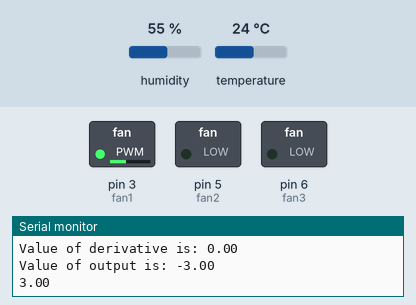
Bench run of a sketch on a simulated Arduino Uno, built with avr-gcc and run on an emulated ATmega328P. Parts: switched loads named in the sketch (green lamp = pin HIGH), the last lines printed to the serial monitor. The test bench sets the inputs (shaded band); at power-on: temperature 24 °C, humidity 55 %.

Above: at 6.9 s.
7.0 s: temperature set to 28 °C
At 12.8 s:
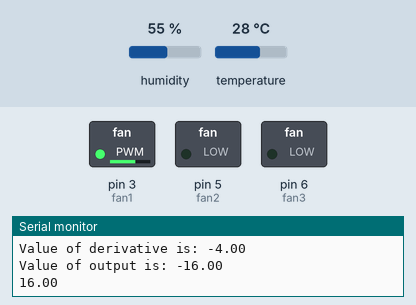
18.9 s: temperature set to 12 °C
At 23.6 s:
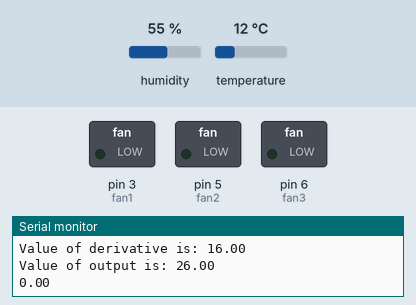
25.7 s: temperature set to 18.3 °C
32.5 s: temperature set to 19.7 °C
39.3 s: temperature set to 21.3 °C
46.1 s: temperature set to 22.3 °C
Timing chart, 0 to 49.1 s (numbered marks = the images above; inputs shaded):
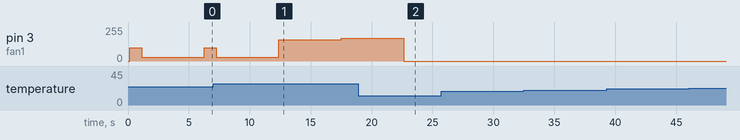

The sketch:

PID_Test.ino
```cpp
#include <SparkFun_Si7021_Breakout_Library.h>
#include <Wire.h>
//#include <PID_v1.h>


//PID Controller Variables
/*float Kp = 1;
float Ki = 10;
float Kd = 1;*/

float kp = 1;
float ki = 1;
float kd = 1;

unsigned long timeVal = 5000;
float target_position = 23;

/*double Setpoint, Input, Output;
PID myPID(&Input, &Output, &Setpoint, Kp, Ki, Kd, DIRECT);
const int sampleRate = 10;
const long serialPing =500;
unsigned long now = 0;
unsigned long lastMessage = 0;*/


float humidity = 0;
float tempC = 0;

int fan1 = 3;   //Exhaust Fan
int fan2 = 5;   //Stimulation Fan
int fan3 = 6;   //Input Fan

Weather sensor;

//Function prototypes
//void tempVal();
void PID_init();
void PID_Control();


//Custom PID Code Variables
float current_position = 0;
float error = 0;
float integral = 0;
float derivative = 0;
float pwm_out = 0;

float last_error = 0;
int x = 0;

void PID_Loop();


void setup() {

  Serial.begin(9600); //Serial port begin at 9600 baud

  //Pin mode setup//

  pinMode(fan1, OUTPUT);
  pinMode(fan2, OUTPUT);
  pinMode(fan3, OUTPUT);

  //Begin Silabs sensor
  sensor.begin();
  //PID_init();
}

void loop() {

  //tempVal();      //Get current temp value

  //fanControlLoop();

  //entry++;
  //printText();

  //PID_Control();
  PID_Loop();

  delay(timeVal); //Sampling delay
}

/*void tempVal(){
  humidity = sensor.getRH();  //Triggers reading temperature and humidity
  tempC = sensor.getTemp();   //Reading temperature value from last humidity reading
}*/


/*void PID_init()
{
  Input = sensor.getTemp();
  Setpoint = 17.5;

  myPID.SetMode(AUTOMATIC);
  myPID.SetSampleTime(sampleRate);

    Serial.println("Begin");

    lastMessage = millis();
}

void PID_Control()
{
  Input = sensor.getTemp();
  myPID.Compute();

  analogWrite(fan1, Output);

  now = millis();

  if(now - lastMessage > serialPing){
    Serial.print("Setpoint = ");
    Serial.print(Setpoint);
    Serial.print(" Input = ");
    Serial.print(Input);
    Serial.print(" Output = ");
    Serial.print(Output);
    Serial.print("\n");

    if(Serial.available() > 0){
      for(int x = 0; x < 4; x++){
        switch(x){
          case 0:
            Kp = Serial.parseFloat();
            break;
          case 1:
            Ki = Serial.parseFloat();
            break;
          case 2:
            Kd = Serial.parseFloat();
            break;
          case 3:
            for (int y = Serial.available(); y == 0; y--){
                Serial.read();
            }
            break;
        }
      }
      Serial.print(" Kp,Ki,Kd =");
      Serial.print(Kp);
      Serial.print(",");
      Serial.print(Ki);
      Serial.print(",");
      Serial.println(Kd);
      myPID.SetTunings(Kp, Ki, Kd);
    }
    lastMessage = now;
  }
}*/

void PID_Loop()
{
  float pwm_pos = 0;
  int Mot_PWM = 0;
  current_position = sensor.getTemp();

  error = target_position - current_position;

  integral = integral + error;

  if(integral > 255)
  {
    integral = 255;
  }

  derivative = error - last_error;

  pwm_out = (kp * error) + (ki * integral) + (kd * derivative);

  if(pwm_out>255)
  {
    pwm_out = 255;
  }
  else if(pwm_out < -255)
  {
    pwm_out = -255;
  }

  if(integral > 0)
  {
    integral = 0;
  }

  x++;
  Serial.print("Test Value: ");
  Serial.println(x);
  Serial.print("Value of current temperature is: ");
  Serial.println(current_position);
  Serial.print("Value of error is: ");
  Serial.println(error);
  Serial.print("Value of integral is: ");
  Serial.println(integral);
  Serial.print("Value of derivative is: ");
  Serial.println(derivative);
  Serial.print("Value of output is: ");
  Serial.println(pwm_out);
  Serial.println();

  last_error = error;

  pwm_pos = -(pwm_out);

  if(pwm_pos < 0)
  {
    pwm_pos = 0;
  }

  Serial.println(pwm_pos);

  Mot_PWM = pwm_pos * 10;

  if(Mot_PWM > 255)
  {
    Mot_PWM = 255;
  }
  else if (Mot_PWM <50 && Mot_PWM != 0)
  {
    analogWrite(fan1, 100);
    delay(1000);
    Mot_PWM = 30;
  }

  //Mot_PWM = 70;
  analogWrite(fan1, Mot_PWM);
}
```

Measured:
- after the input at 18.9 s, pin 3 (fan1): 170/255 → 0/255 after 3.7 s
